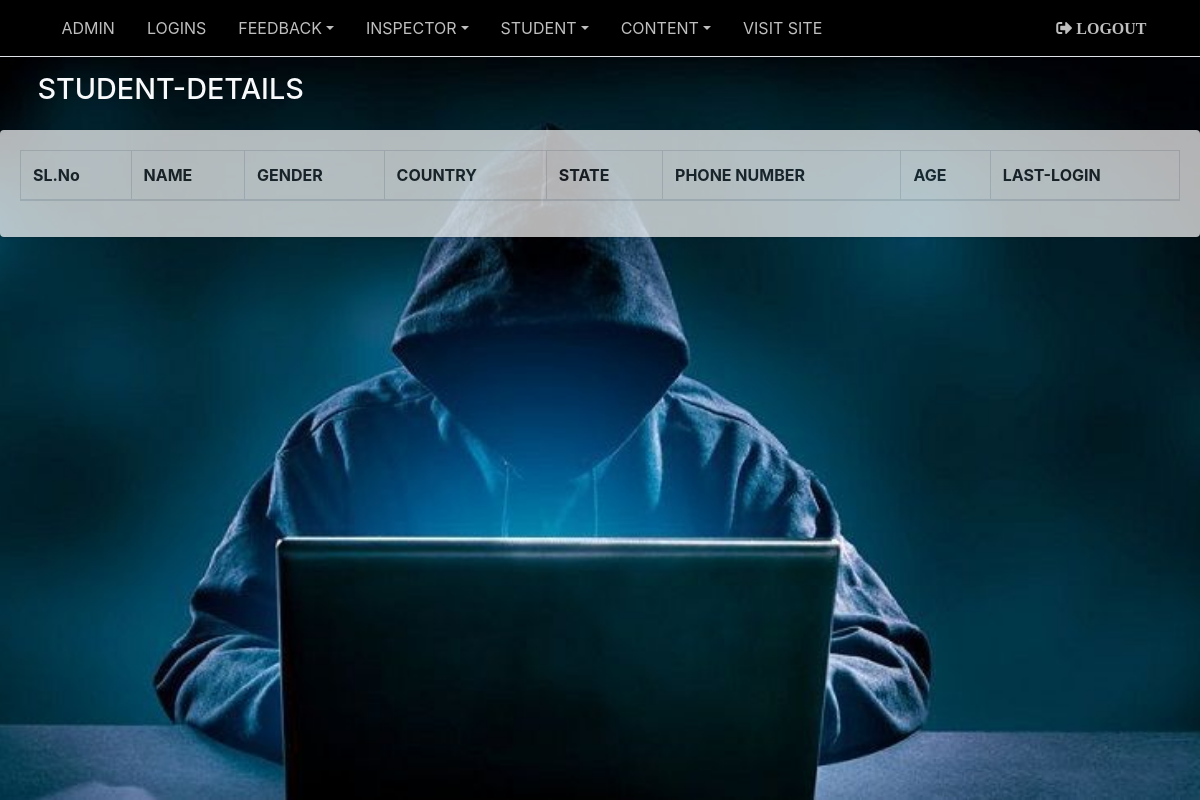
/ADMIN/std_reg.php, run on an earlier commit of the app's database.
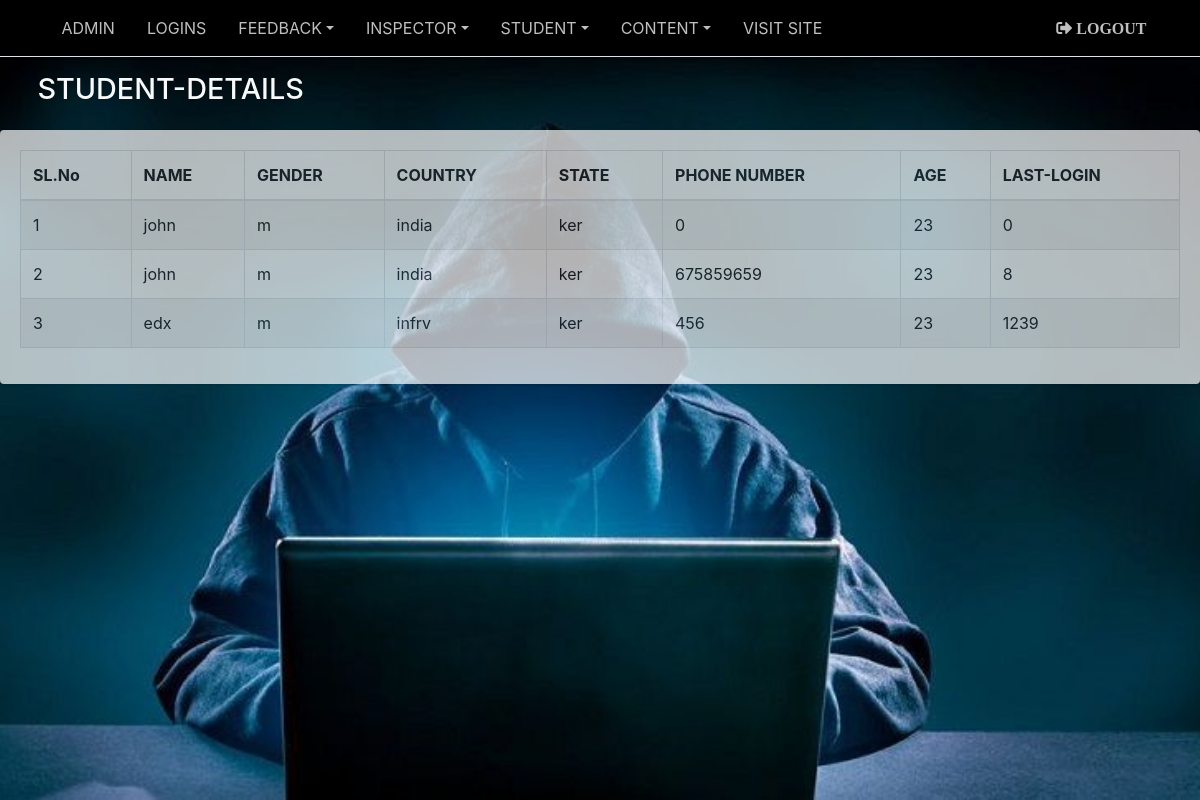
And on a later commit of the database.
### tables this page shows
CREATE TABLE `student_details` (
  `student_id` int(11) NOT NULL,
  `login_id` int(11) NOT NULL,
  `name` varchar(15) NOT NULL,
  `gender` varchar(10) NOT NULL,
  `country` varchar(15) NOT NULL,
  `state` varchar(15) NOT NULL,
  `phone_number` int(11) NOT NULL,
  `age` int(11) NOT NULL,
  `last_login` int(11) NOT NULL
);

### ADMIN/std_reg.php (the view)
<?php include 'connection.php';
$reg=mysqli_query($connection,"SELECT * FROM `student_details` order by student_id");
?>
<?php include 'includes/header.php'?>
                      <h1 class="m-0 text-light"> STUDENT-DETAILS</h1>
                    </div>
                </div>
              </div>
          </div>
            <div class="card">
                <form method="post" enctype="multipart/form-data" >
                  <div class="card-body">
                      <div class="table-responsive-sm">
                          <table id="example1" class="table table-bordered table-striped">
                            <thead>
                              <tr>
                                <th>SL.No</th>
                                <th>NAME</th>
                                <th>GENDER</th>
                                <th>COUNTRY</th>
                                <th>STATE</th>
                                <th>PHONE NUMBER</th>
                                <th>AGE</th>
                                <th>LAST-LOGIN</th>
                              </tr>
                            </thead>
                            <tbody>
                              <?php $count=0;
                                while($row_data=mysqli_fetch_assoc($reg))
                                { $count++; ?>
                              <tr>
                                  <td><?php echo $count; ?></td>
                                  <td><?php echo $row_data['name']; ?></td>
                                  <td><?php echo $row_data['gender']; ?></td>
                                  <td><?php echo $row_data['country']; ?></td>
                                  <td><?php echo $row_data['state']; ?></td>
                                  <td><?php echo $row_data['phone_number']; ?></td>
                                  <td><?php echo $row_data['age']; ?></td>
                                  <td><?php echo $row_data['last_login']; ?></td>
                              </tr>
                              <?php } ?>
                            </tbody>
                          </table>
                    </div>
                  </div>
                </form>
                </div>
    <?php include'includes/footer.php' ?>

### ADMIN/includes/header.php (shortened to what this page needs)
<!DOCTYPE html>
<html lang="en">
	<head>
  		<link rel="stylesheet" href="plugins/fontawesome-free/css/all.min.css">
  		<link rel="stylesheet" href="dist/css/adminlte.min.css">
  		<link rel="stylesheet" href="dist/css/css.css">
  		<link rel="stylesheet" href="plugins/datatables-bs4/css/dataTables.bootstrap4.css">
	</head>
  <body class="hold-transition layout-top-nav">
    <div class="wrapper">
         <?php include 'nav.php' ?>
        <div class="content-wrapper">
          <div class="content-header">
              <div class="container">
                <div class="row mb-2">
                    <div class="col-sm-6">

### ADMIN/nav.php (shortened to what this page needs)
<nav class="main-header navbar navbar-expand-sm navbar-dark navbar-light">
    <div class="container">
      	<div class="collapse navbar-collapse order-3" id="navbarCollapse">
        	<ul class="navbar-nav">
          		<li class="nav-item"><a href="index.php" class="nav-link">ADMIN</a></li>
          		<li class="nav-item"><a href="login_details.php" class="nav-link">LOGINS</a></li>
          		<li class="nav-item dropdown"><a id="dropdownSubMenu1" href="#" data-toggle="dropdown"
                aria-haspopup="true" aria-expanded="false" class="nav-link dropdown-toggle">FEEDBACK</a>
              </li>
          		<li class="nav-item dropdown"><a id="dropdownSubMenu1" href="#" data-toggle="dropdown"
          			aria-haspopup="true" aria-expanded="false" class="nav-link dropdown-toggle">INSPECTOR</a>
          		</li>
           		<li class="nav-item dropdown"><a id="dropdownSubMenu1" href="#" data-toggle="dropdown"
           			aria-haspopup="true" aria-expanded="false" class="nav-link dropdown-toggle">STUDENT</a>
          		</li>
            	<li class="nav-item dropdown">
            		<a id="dropdownSubMenu1" href="#" data-toggle="dropdown" aria-haspopup="true" aria-expanded="false" class="nav-link dropdown-toggle">CONTENT</a>
          		</li>
          		<li class="nav-item">
            		<a href="http://hackerzdom.com/" class="nav-link">VISIT SITE</a>
          		</li>
            </ul>
      		<ul class="order-1 order-md-4 navbar-nav navbar-expand ml-auto">
        		<li class="nav-item">
        			<a href="logout.php" class="nav-link"><i class="fas fa-sign-out-alt">   LOGOUT</i></a>
        		</li>
      		</ul>
    	</div>
  	</div>
</nav>

### ADMIN/includes/footer.php (shortened to what this page needs)
        </div>
		</div>
	</body>
</html>

### ADMIN/includes/header.php (style rules this page uses)
.content-wrapper { background-image: url('img/hacker.jpg'); position: absolute; height: 200%; width:100%; background-size:cover; background-position: 100%; margin:0 auto; }
.card { opacity: 0.7; }

### ADMIN/nav.php (style rules this page uses)
.navbar-dark { background-color: black; }
.navbar { flex-wrap: wrap; }

What changed in the data, as far as the page shows it:
added student_details: name "john", gender "m", country "india", state "ker", phone_number "0", age "23", last_login "0"
added student_details: name "john", gender "m", country "india", state "ker", phone_number "675859659", age "23", last_login "8"
added student_details: name "edx", gender "m", country "infrv", state "ker", phone_number "456", age "23", last_login "1239"
